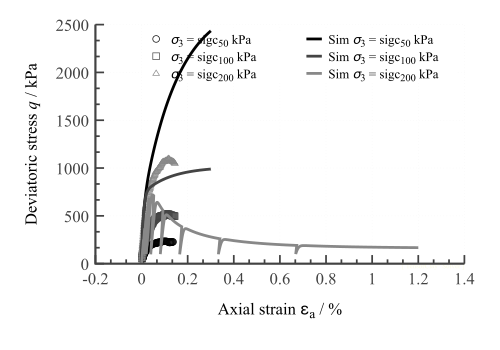

The script that saved this image:
# ==============================================================================
#   GNUPLOT ACADEMIC SCRIPT AUTOMATICALLY GENERATED BY TENSORCLAY (TRIAXLAB)     
#   Generated Time: 2026/07/06                                                  
# ==============================================================================

# ==============================================================================
# [Layout & Canvas Geometry] Advanced Dimension & Publishing Optimization
# Engine: TensorClay True-Render Core Architecture
# ==============================================================================

# --- Physical Output Canvas Size Control ---
set terminal pdfcairo size 5.00in, 3.00in color enhanced font 'Times-New-Roman,12' background rgb 'white'
set lmargin at screen 0.20
set bmargin at screen 0.24
set rmargin at screen 0.91
set tmargin at screen 0.92

# [Academic Protection] Enforcing locked 1:1 scale to completely eradicate aspect distortion.
set origin 0,0
set size 1,1

# --- TensorClay Ecosystem Signature Mark (Ultra-Faded Phantom Weight) ---
set label "[ TensorClay{^b} Solver ]" at screen 0.93, 0.24 right font 'Times-New-Roman,7.5' textcolor rgb '#E0E0E020'

# --- Professional Infrastructure (Outward Tics & Academic Grid) ---
set border 3 lw 2.5 lc rgb '#424242'             # L-shaped open layout
set tics out nomirror font ',19' scale 1.5, 0.75 # Scale-aware outward tics prevent clipping
set mxtics 2
set mytics 2
set grid xtics ytics lc rgb '#E5E5E5' lw 0.8 dt 2  # Non-intrusive gray reference grid
# --- Layout Block Segment End ---

# ==============================================================================
# [Figure & Output Configuration] Environment Setup (Academic Cairo Channel)
# ==============================================================================

set terminal pdfcairo size 5.00in, 3.50in color enhanced font 'Times-New-Roman,14' background rgb 'white'
set output 'workspace_plot_260525_001_render.pdf'

# --- Journal Standard Clip & Layout Hygiene ---
set clip points
set clip one
set tics scale 1.0
set grid xtics ytics lt 0 lw 0.5 lc rgb '#e0e0e0'

# --- Dynamic Margin Adjustment based on Canvas Size ---
margin_left   = 0.95
margin_bottom = 0.86
margin_right  = 0.35
margin_top    = 0.24

canvas_w = 5.00
canvas_h = 3.50

set lmargin at screen (margin_left / canvas_w)
set rmargin at screen (1.0 - (margin_right / canvas_w))
set bmargin at screen (margin_bottom / canvas_h)
set tmargin at screen (1.0 - (margin_top / canvas_h))

# ------------------------------------------------------------------------------
# --- Academic Color Palette Line Mapping ---
set linetype 1 lc rgb '#000000' lw 2.2 pt 5 ps 0.8
set linetype 2 lc rgb '#444444' lw 2.0 pt 7 ps 0.8
set linetype 3 lc rgb '#888888' lw 1.8 pt 9 ps 0.8
set linetype 4 lc rgb '#b5b5b5' lw 1.5 pt 13 ps 0.8
set linetype 5 lc rgb '#222222' lw 2.0 pt 11 ps 0.8
set linetype cycle 5

# --- Fine-tune vector point objects for EPS/PDF outputs ---
set pointsize 0.9

set encoding utf8
# --- Figure Block Segment End ---

# ==============================================================================
# [Macro Axes Space & Legend Logic Setup] Academic High-Resolution Pipeline
# ==============================================================================

set key top right horizontal Left reverse enhanced maxcols 2 samplen 1.5 spacing 1.2 font ',14' nobox noopaque
# [Visual Aesthetic] Key Box removed; Opaque mask activated to shield underlying curves.

unset grid
set grid xtics ytics lc rgb '#E5E5E5' lw 0.8 dt 2
unset xzeroaxis
unset yzeroaxis
unset title
unset logscale
# --- Axes Space Block Segment End ---

# ==============================================================================
# [Subplot Axes Physics & Metrics] Geotechnical True-Render Protocol
# ==============================================================================

set tics in nomirror font ',18' scale 1.5, 0.75
set format x '%-g'
set format y '%-g'
set mxtics 3
set mytics 3

set xlabel 'Axial strain {/Symbol e}_{a} / %' textcolor rgb 'black' font ',18' offset 0,-0.6
set ylabel 'Deviatoric stress {/:Italic q} / kPa' textcolor rgb 'black' font ',18' offset -3.2,0

unset logscale
set offsets 0, 0, 0, 0
set autoscale

# --- Precise Academic Boundary Padding (Polarity Adaptive) ---
set offsets graph 0.08, 0.08, 0.05, 0.05
# --- Axis Block Segment End ---

# ==============================================================================
# [Artist & LineStyle Specifications] Academic Aesthetics Setup (Journal Standard)
# ==============================================================================

GLOBAL_PLOT_STYLE = 'points'
GLOBAL_SMOOTH_ALGO = ''

# --- Dynamic Infrastructure for Microscopic Case Tracks ---
# [CASE NODE] sigc_50kPa
set linestyle 101 lt 1 lw 1.0 pt 6 ps 0.8
CASE_EXP_SKIP_101 = 100
CASE_EXP_FACTOR_X_101 = 1.0
CASE_EXP_FACTOR_Y_101 = 1.0
set linestyle 201 lt 1 dt 1 lw 4.0 pt 1 ps 0.0
CASE_SIMU_FACTOR_X_201 = 1.0
CASE_SIMU_FACTOR_Y_201 = 1.0

# [CASE NODE] sigc_100kPa
set linestyle 102 lt 2 lw 1.0 pt 4 ps 0.8
CASE_EXP_SKIP_102 = 100
CASE_EXP_FACTOR_X_102 = 1.0
CASE_EXP_FACTOR_Y_102 = 1.0
set linestyle 202 lt 2 dt 1 lw 4.0 pt 1 ps 0.0
CASE_SIMU_FACTOR_X_202 = 1.0
CASE_SIMU_FACTOR_Y_202 = 1.0

# [CASE NODE] sigc_200kPa
set linestyle 103 lt 3 lw 1.0 pt 8 ps 0.8
CASE_EXP_SKIP_103 = 100
CASE_EXP_FACTOR_X_103 = 1.0
CASE_EXP_FACTOR_Y_103 = 1.0
set linestyle 203 lt 3 dt 1 lw 4.0 pt 1 ps 0.0
CASE_SIMU_FACTOR_X_203 = 1.0
CASE_SIMU_FACTOR_Y_203 = 1.0

# --- Artist Block Segment End ---

# [Debug Check] artistBlock Found: true
# [Debug Check] Raw 'STYLE' in Dictionary: 'points'
# [Debug Check] Final specs.GlobalStyle Value: 'points'

# ==============================================================================
# [Dynamic Data Matrix Mapping] Generated by TensorClay Data Engine
# ==============================================================================

# --- Datafile Parser Configuration for CSV/.sdb ---
set datafile separator ','
set datafile commentschars '#!'

array Files_100[3]
Files_100[1] = './C5_G01.sdb'
Files_100[2] = './C5_G02.sdb'
Files_100[3] = './C5_G03.sdb'
array Labels_100[3]
Labels_100[1] = '{/:Italic {/Symbol {/:Italic s}}}_{3} = sigc_{50} kPa'
Labels_100[2] = '{/:Italic {/Symbol {/:Italic s}}}_{3} = sigc_{100} kPa'
Labels_100[3] = '{/:Italic {/Symbol {/:Italic s}}}_{3} = sigc_{200} kPa'

array Files_101[3]
Files_101[1] = '/Users/lhc/ATENSORLAB/TensorClay典型案例-Gnuplot绘图模式/batch-sigc_50kPa.sdb'
Files_101[2] = '/Users/lhc/ATENSORLAB/TensorClay典型案例-Gnuplot绘图模式/batch-sigc_100kPa.sdb'
Files_101[3] = '/Users/lhc/ATENSORLAB/TensorClay典型案例-Gnuplot绘图模式/batch-sigc_200kPa.sdb'
array Labels_101[3]
Labels_101[1] = 'Sim {/:Italic {/Symbol {/:Italic s}}}_{3} = sigc_{50} kPa'
Labels_101[2] = 'Sim {/:Italic {/Symbol {/:Italic s}}}_{3} = sigc_{100} kPa'
Labels_101[3] = 'Sim {/:Italic {/Symbol {/:Italic s}}}_{3} = sigc_{200} kPa'

# --- Core Coordinate Axis Mapping Indices ---
X_COLUMN_INDEX = 1
Y_COLUMN_INDEX = 8
# --- Data Block Segment End ---

# ==============================================================================
# [Data Flow Execution Pipeline] Main Plot Execution
# ==============================================================================
plot \
     Files_100[1] every CASE_EXP_SKIP_101 using (column(X_COLUMN_INDEX)*CASE_EXP_FACTOR_X_101):(column(Y_COLUMN_INDEX)*CASE_EXP_FACTOR_Y_101) title Labels_100[1] with points ls 101, \
     Files_100[2] every CASE_EXP_SKIP_102 using (column(X_COLUMN_INDEX)*CASE_EXP_FACTOR_X_102):(column(Y_COLUMN_INDEX)*CASE_EXP_FACTOR_Y_102) title Labels_100[2] with points ls 102, \
     Files_100[3] every CASE_EXP_SKIP_103 using (column(X_COLUMN_INDEX)*CASE_EXP_FACTOR_X_103):(column(Y_COLUMN_INDEX)*CASE_EXP_FACTOR_Y_103) title Labels_100[3] with points ls 103, \
     Files_101[1] using (column(X_COLUMN_INDEX)*CASE_SIMU_FACTOR_X_201):(column(Y_COLUMN_INDEX)*CASE_SIMU_FACTOR_Y_201) title Labels_101[1] with lines ls 201, \
     Files_101[2] using (column(X_COLUMN_INDEX)*CASE_SIMU_FACTOR_X_202):(column(Y_COLUMN_INDEX)*CASE_SIMU_FACTOR_Y_202) title Labels_101[2] with lines ls 202, \
     Files_101[3] using (column(X_COLUMN_INDEX)*CASE_SIMU_FACTOR_X_203):(column(Y_COLUMN_INDEX)*CASE_SIMU_FACTOR_Y_203) title Labels_101[3] with lines ls 203

# --- [Render Flow Completed Safely] ---
unset output
